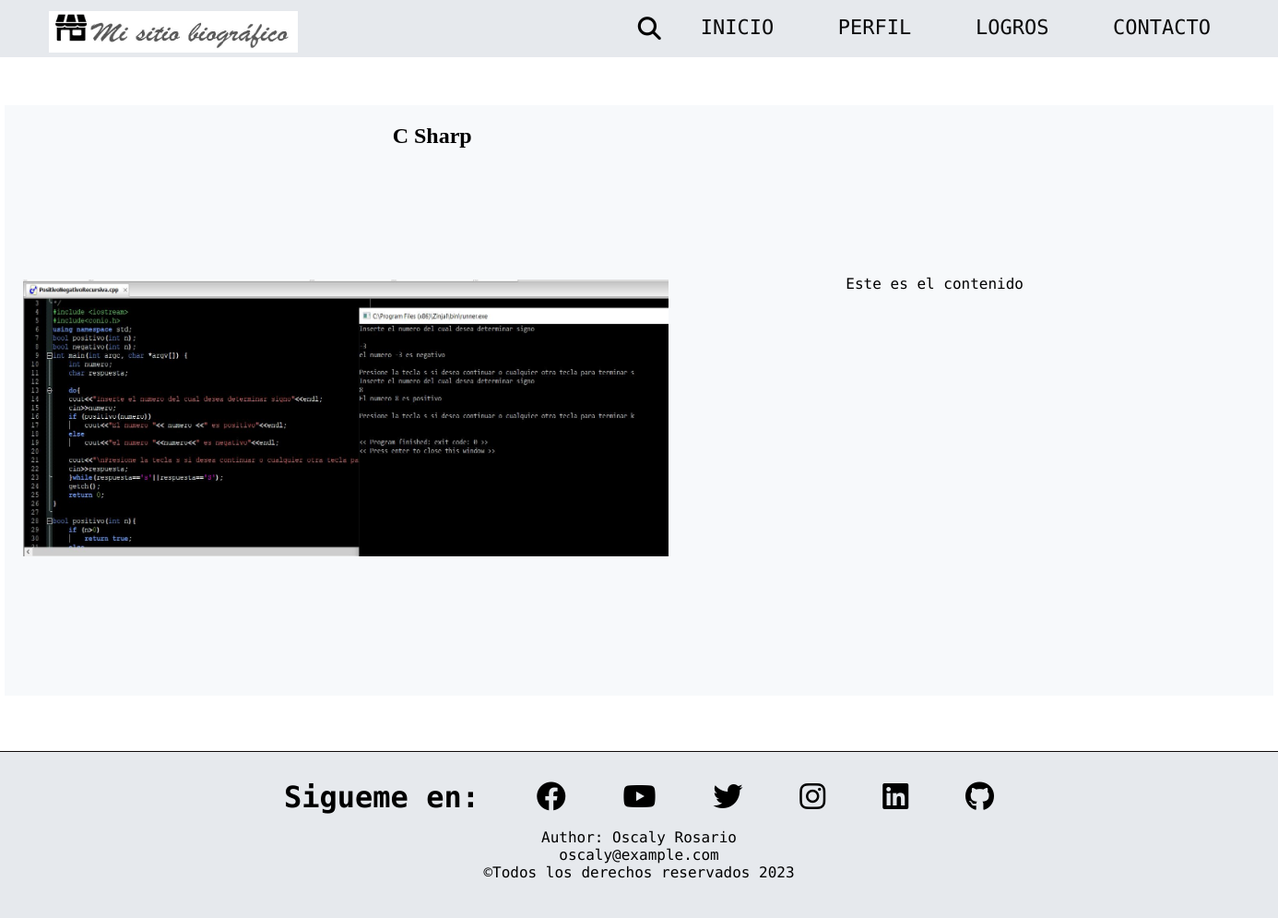
Page /perfil/2 on the committed database.
### perfil/models.py (models this page shows, shortened)
class Profile(models.Model):
    title = models.CharField(max_length = 200, verbose_name='Titulo')
    description = models.TextField(verbose_name = 'Descripcion')
    content = models.TextField (null = True, blank = True, verbose_name = 'Contenido')
    image = models.ImageField(upload_to="perfil", verbose_name= 'Imagen')
    link = models.URLField (null = True, blank = True, verbose_name = 'Enlace')
    created = models.DateTimeField(auto_now_add = True, verbose_name = 'Fecha de creacion')
    updated = models.DateTimeField(auto_now = True, verbose_name = 'Fecha de actualizacion')
    class Meta:
        verbose_name = 'Perfil'
        verbose_name_plural = 'Perfiles'
        ordering = ["-created"]

### perfil/views.py (the view)
# urls.py: path('perfil/<id>', views.publicacion, name='publicacion'),
def publicacion(request, id):
    profile = Profile.objects.get(id=id)
    return render (request, 'perfil/publicacion.html', {'profile':profile})

### perfil/templates/perfil/publicacion.html
{% extends 'core/base.html' %}
{% load static %}
    {% block content %}
    <main class="cmm_main">
            <div class="img_cmm">
                <h2>{{ profile.title }}</h2>
                <img src="{{ profile.image.url }}" alt="Imagen de codigo" >
                <p>{{ profile.content }}</p>
            </div>
    </main>
    {% endblock %}

### core/static/core/css/main.css (style rules this page uses)
* { padding: 0; margin: 0; text-decoration: none; box-sizing: border-box; list-style: none; }
body { font-family: 'Roboto Mono', sans-serif; font-family: 400; overflow: scroll; text-align: center; }
.home-body { position: relative; top: 0; bottom: 0; left: 0; right: 0; width: 100%; margin: 0 auto; }
.cmm_main { display: grid; width: 172vh; height: 80vh; background-color: #f7f9fb; margin: 114px auto 60px auto; }
.img_cmm { display: grid; grid-template-columns: 2fr 1fr; padding: 15px; }
.img_cmm h2 { font-family: Cambria, Cochin, Georgia, Times, 'Times New Roman', serif; margin: 5px auto 5px; }
.img_cmm img { margin: 5px; width: 700px; height: 300px; grid-column: 1; }
.img_cmm p { text-align: justify; grid-column: 2; }

### rows in the picture
Profile: title "C Sharp", image (picture), content "Este es el contenido"
